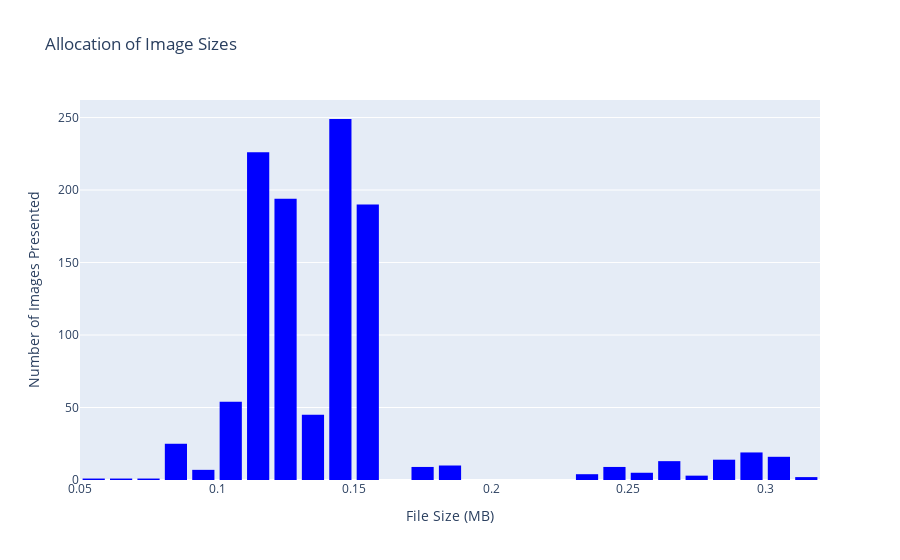

This figure's notebook cell:
### Code cell
#Sizes in MB
sizes_MB = []
for image_path in df["image_path"]:
    #load image
    img = cv2.imread(image_path)
    #Get image size
    size = os.path.getsize(image_path)
    sizes_MB.append(size/1_000_000)
    
fig = px.histogram(x=sizes_MB, nbins = 50, title = "Allocation of Image Sizes")
fig.update_layout(xaxis_title = "File Size (MB)",
                 yaxis_title = "Number of Images Presented",
                 showlegend = False,
                 bargap = 0.1,
                 bargroupgap = 0.1)
fig.update_traces(marker = dict(color = "blue"))
fig.show()

### Figure 1 — Plotly figure (JSON) as saved in the notebook; plotly's stock layout.template omitted (floating-point values rounded to 4 significant figures; data arrays with more than 128 entries replaced by an {"elided": "..."} marker saying what was removed)
{"data": [{"alignmentgroup": "True", "bingroup": "x", "hovertemplate": "x=%{x}<br>count=%{y}<extra></extra>", "legendgroup": "", "marker": {"color": "blue", "pattern": {"shape": ""}}, "name": "", "nbinsx": 50, "offsetgroup": "", "orientation": "v", "showlegend": false, "type": "histogram", "x": {"elided": "1097 float values"}, "xaxis": "x", "yaxis": "y"}], "layout": {"bargap": 0.1, "bargroupgap": 0.1, "barmode": "relative", "legend": {"tracegroupgap": 0}, "showlegend": false, "title": {"text": "Allocation of Image Sizes"}, "xaxis": {"anchor": "y", "domain": [0, 1], "title": {"text": "File Size (MB)"}}, "yaxis": {"anchor": "x", "domain": [0, 1], "title": {"text": "Number of Images Presented"}}}}
